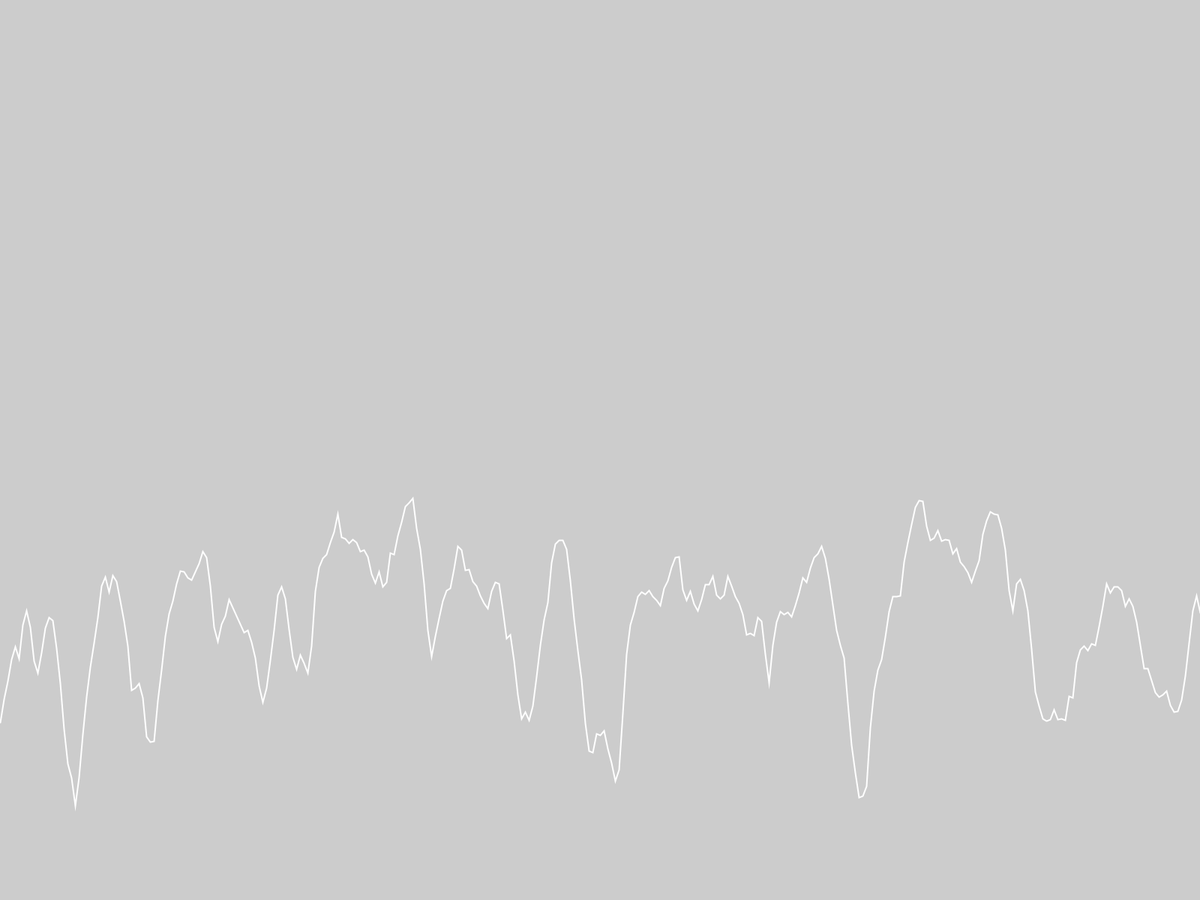
Frame 1 (no input)
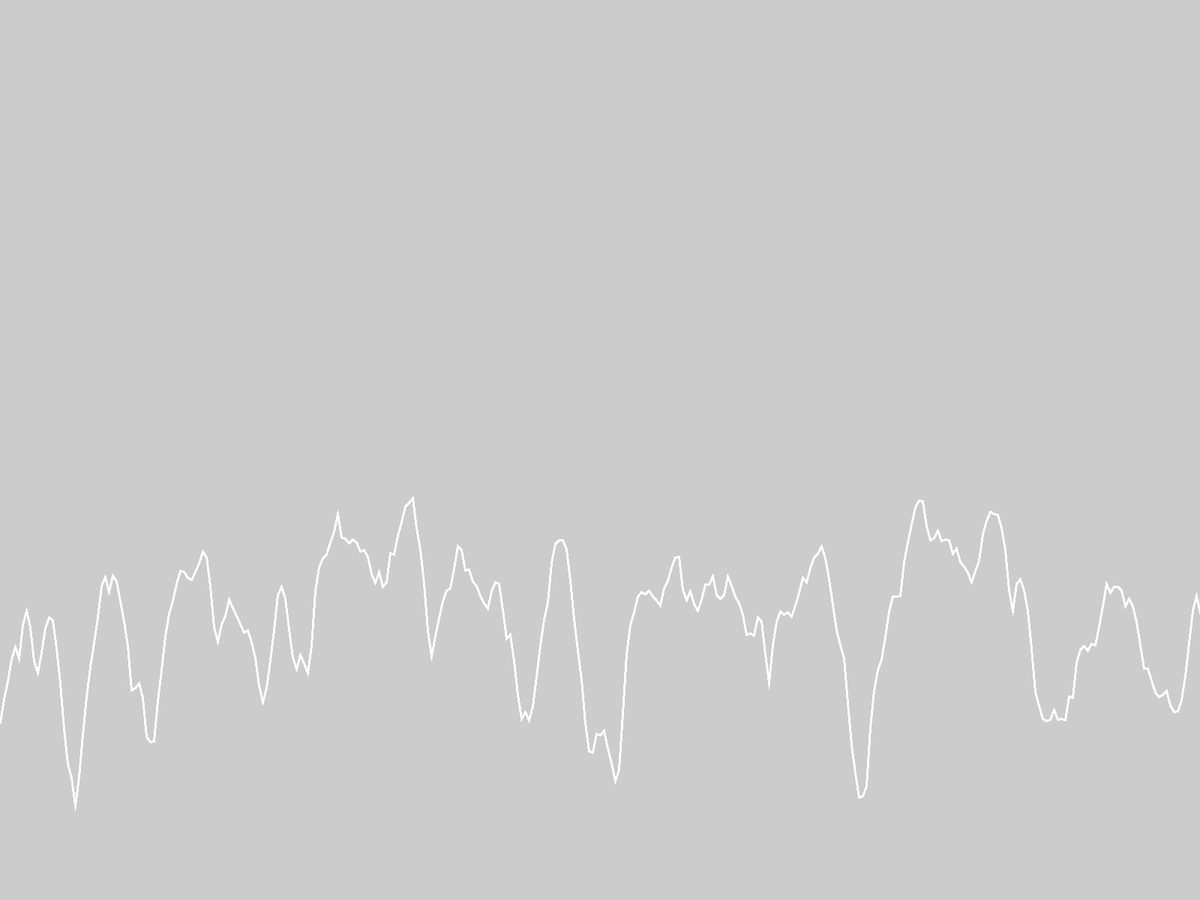
Frame 60 (the mouse pressed at the canvas centre just before this capture)
Frame 120 (the mouse held since frame 60 and released just before this capture): identical to frame 60, image omitted

The Processing sketch that drew these frames (run headless with seeded random() and noise(); from frame 60 on, the mouse is pressed at the canvas centre):

// Processing sketch: Terreno
// ── Terreno.pde
float inc = 0.1;
PShape terrain;

void setup(){

  fullScreen();
  terrain = createShape();
  terrain.beginShape();
  terrain.noFill();
  terrain.strokeWeight(2);
  terrain.stroke(255);
  float xoff = 0;
  for(int x = 0;x <= width; x += 5){
    float y = noise(xoff) * height/2;
  terrain.vertex(x,y);  
  
  xoff += inc;
  }
  terrain.endShape();
}

void draw(){
  clear();
  shape(terrain,0,height/2);
}
